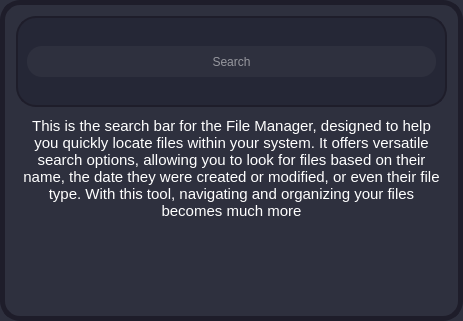
               <widget class="QFrame" name="frame_28">
                <property name="minimumSize">
                 <size>
                  <width>451</width>
                  <height>261</height>
                 </size>
                </property>
                <property name="styleSheet">
                 <string notr="true">background-color: rgb(46, 48, 62);
border-radius: 20px;
border: 5px solid rgb(30, 29, 42);</string>
                </property>
                <property name="frameShape">
                 <enum>QFrame::StyledPanel</enum>
                </property>
                <property name="frameShadow">
                 <enum>QFrame::Raised</enum>
                </property>
                <layout class="QGridLayout" name="gridLayout_39">
                 <item row="0" column="0">
                  <widget class="QFrame" name="frame_29">
                   <property name="sizePolicy">
                    <sizepolicy hsizetype="Expanding" vsizetype="Fixed">
                     <horstretch>0</horstretch>
                     <verstretch>0</verstretch>
                    </sizepolicy>
                   </property>
                   <property name="minimumSize">
                    <size>
                     <width>431</width>
                     <height>91</height>
                    </size>
                   </property>
                   <property name="maximumSize">
                    <size>
                     <width>16777215</width>
                     <height>91</height>
                    </size>
                   </property>
                   <property name="styleSheet">
                    <string notr="true">background-color: rgb(37, 39, 54);
border-radius: 20px;
border: 2px solid  rgb(30, 29, 42);</string>
                   </property>
                   <property name="frameShape">
                    <enum>QFrame::StyledPanel</enum>
                   </property>
                   <property name="frameShadow">
                    <enum>QFrame::Raised</enum>
                   </property>
                   <layout class="QGridLayout" name="gridLayout_40">
                    <item row="0" column="0">
                     <spacer name="verticalSpacer_32">
                      <property name="orientation">
                       <enum>Qt::Vertical</enum>
                      </property>
                      <property name="sizeHint" stdset="0">
                       <size>
                        <width>20</width>
                        <height>7</height>
                       </size>
                      </property>
                     </spacer>
                    </item>
                    <item row="1" column="0">
                     <widget class="QLineEdit" name="lineEdit_9">
                      <property name="enabled">
                       <bool>false</bool>
                      </property>
                      <property name="minimumSize">
                       <size>
                        <width>401</width>
                        <height>31</height>
                       </size>
                      </property>
                      <property name="styleSheet">
                       <string notr="true">background-color: rgb(46, 48, 62);
color: rgb(255, 255, 255);
border-radius: 15px;
border: none;</string>
                      </property>
                      <property name="alignment">
                       <set>Qt::AlignCenter</set>
                      </property>
                      <property name="placeholderText">
                       <string>Search</string>
                      </property>
                     </widget>
                    </item>
                    <item row="2" column="0">
                     <spacer name="verticalSpacer_33">
                      <property name="orientation">
                       <enum>Qt::Vertical</enum>
                      </property>
                      <property name="sizeHint" stdset="0">
                       <size>
                        <width>20</width>
                        <height>7</height>
                       </size>
                      </property>
                     </spacer>
                    </item>
                   </layout>
                  </widget>
                 </item>
                 <item row="1" column="0">
                  <widget class="QTextBrowser" name="textBrowser_5">
                   <property name="minimumSize">
                    <size>
                     <width>401</width>
                     <height>48</height>
                    </size>
                   </property>
                   <property name="styleSheet">
                    <string notr="true">border: none;</string>
                   </property>
                   <property name="html">
                    <string>&lt;!DOCTYPE HTML PUBLIC &quot;-//W3C//DTD HTML 4.0//EN&quot; &quot;http://www.w3.org/TR/REC-html40/strict.dtd&quot;&gt;
&lt;html&gt;&lt;head&gt;&lt;meta name=&quot;qrichtext&quot; content=&quot;1&quot; /&gt;&lt;style type=&quot;text/css&quot;&gt;
p, li { white-space: pre-wrap; }
&lt;/style&gt;&lt;/head&gt;&lt;body style=&quot; font-family:'MS Shell Dlg 2'; font-size:8.25pt; font-weight:400; font-style:normal;&quot;&gt;
&lt;p align=&quot;center&quot; style=&quot; margin-top:0px; margin-bottom:0px; margin-left:0px; margin-right:0px; -qt-block-indent:0; text-indent:0px;&quot;&gt;&lt;span style=&quot; font-family:'Courier New'; font-size:11pt; color:#ffffff;&quot;&gt;This is the search bar for the File Manager, designed to help you quickly locate files within your system. It offers versatile search options, allowing you to look for files based on their name, the date they were created or modified, or even their file type. With this tool, navigating and organizing your files becomes much more&lt;/span&gt;&lt;/p&gt;&lt;/body&gt;&lt;/html&gt;</string>
                   </property>
                  </widget>
                 </item>
                </layout>
               </widget>
